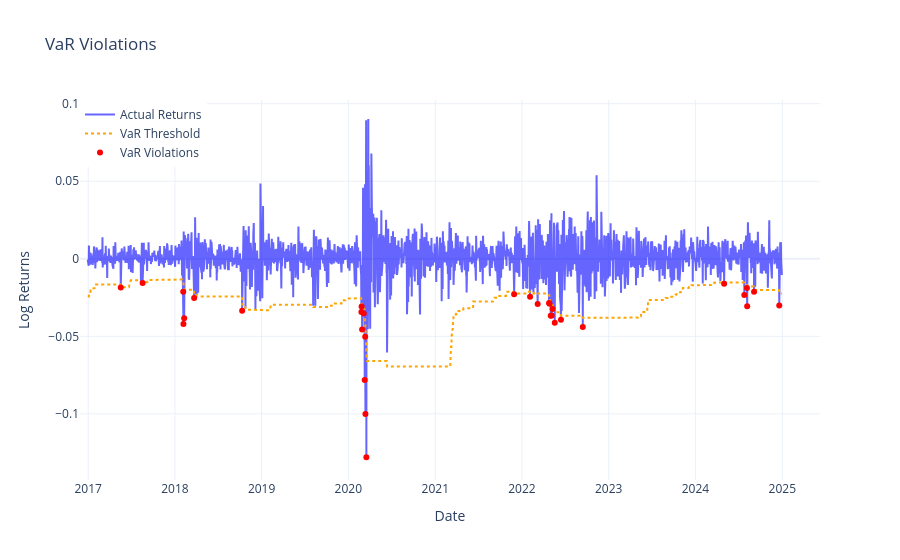

The code cell stored with this chart in its notebook:
### Code cell
plots.plot_var_violations(snp_fbm_var, var_col='VaR_99', predicted_col='predicted_log_returns')

### Figure 1 — Plotly figure (JSON) as saved in the notebook; plotly's stock layout.template omitted (floating-point values rounded to 4 significant figures; data arrays with more than 128 entries replaced by an {"elided": "..."} marker saying what was removed)
{"data": [{"line": {"color": "blue"}, "mode": "lines", "name": "Actual Returns", "opacity": 0.6, "type": "scatter", "x": {"elided": "2012 str values"}, "y": {"elided": "2012 float values"}}, {"line": {"color": "orange", "dash": "dot"}, "mode": "lines", "name": "VaR Threshold", "type": "scatter", "x": {"elided": "2012 str values"}, "y": {"elided": "2012 float values"}}, {"marker": {"color": "red", "size": 6, "symbol": "circle"}, "mode": "markers", "name": "VaR Violations", "type": "scatter", "x": ["2017-05-18T00:00:00", "2017-08-18T00:00:00", "2018-02-05T00:00:00", "2018-02-06T00:00:00", "2018-02-09T00:00:00", "2018-03-23T00:00:00", "2018-10-11T00:00:00", "2020-02-25T00:00:00", "2020-02-26T00:00:00", "2020-02-28T00:00:00", "2020-03-06T00:00:00", "2020-03-10T00:00:00", "2020-03-12T00:00:00", "2020-03-13T00:00:00", "2020-03-17T00:00:00", "2021-11-29T00:00:00", "2022-02-04T00:00:00", "2022-03-08T00:00:00", "2022-04-25T00:00:00", "2022-04-27T00:00:00", "2022-05-02T00:00:00", "2022-05-06T00:00:00", "2022-05-10T00:00:00", "2022-05-19T00:00:00", "2022-06-14T00:00:00", "2022-09-14T00:00:00", "2024-05-01T00:00:00", "2024-07-25T00:00:00", "2024-08-05T00:00:00", "2024-08-06T00:00:00", "2024-09-04T00:00:00", "2024-12-19T00:00:00"], "y": [-0.01845, -0.01556, -0.02132, -0.04211, -0.03831, -0.02534, -0.03357, -0.03428, -0.03076, -0.04566, -0.03531, -0.07824, -0.0502, -0.1002, -0.128, -0.02281, -0.02449, -0.0292, -0.02858, -0.02906, -0.03681, -0.03656, -0.03242, -0.04122, -0.03924, -0.04392, -0.01614, -0.0233, -0.01883, -0.03068, -0.02131, -0.0301]}], "layout": {"hovermode": "x unified", "legend": {"x": 0, "y": 1}, "title": {"text": "VaR Violations"}, "xaxis": {"title": {"text": "Date"}}, "yaxis": {"title": {"text": "Log Returns"}}}}
